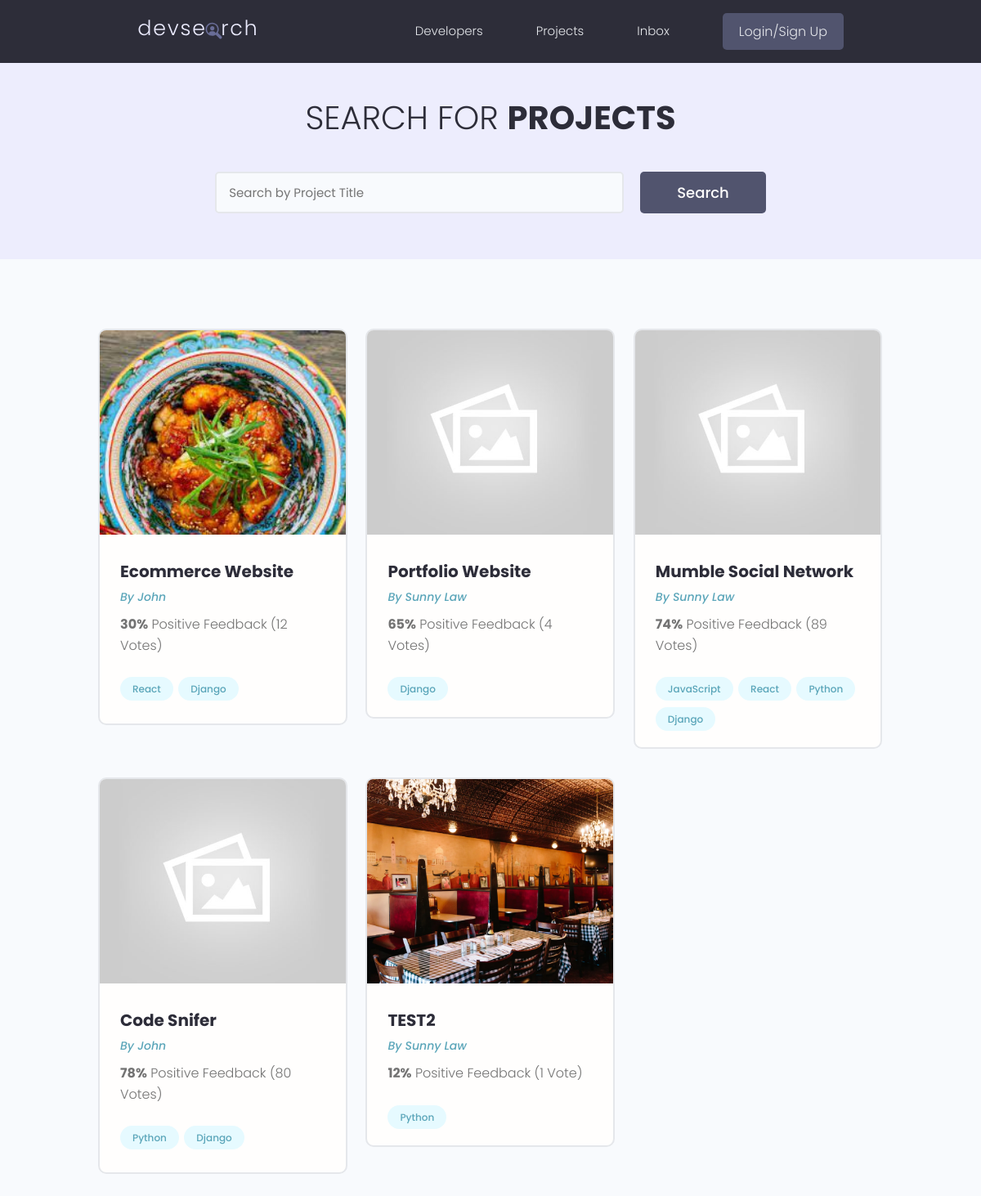
The app's page /projects/, older data.
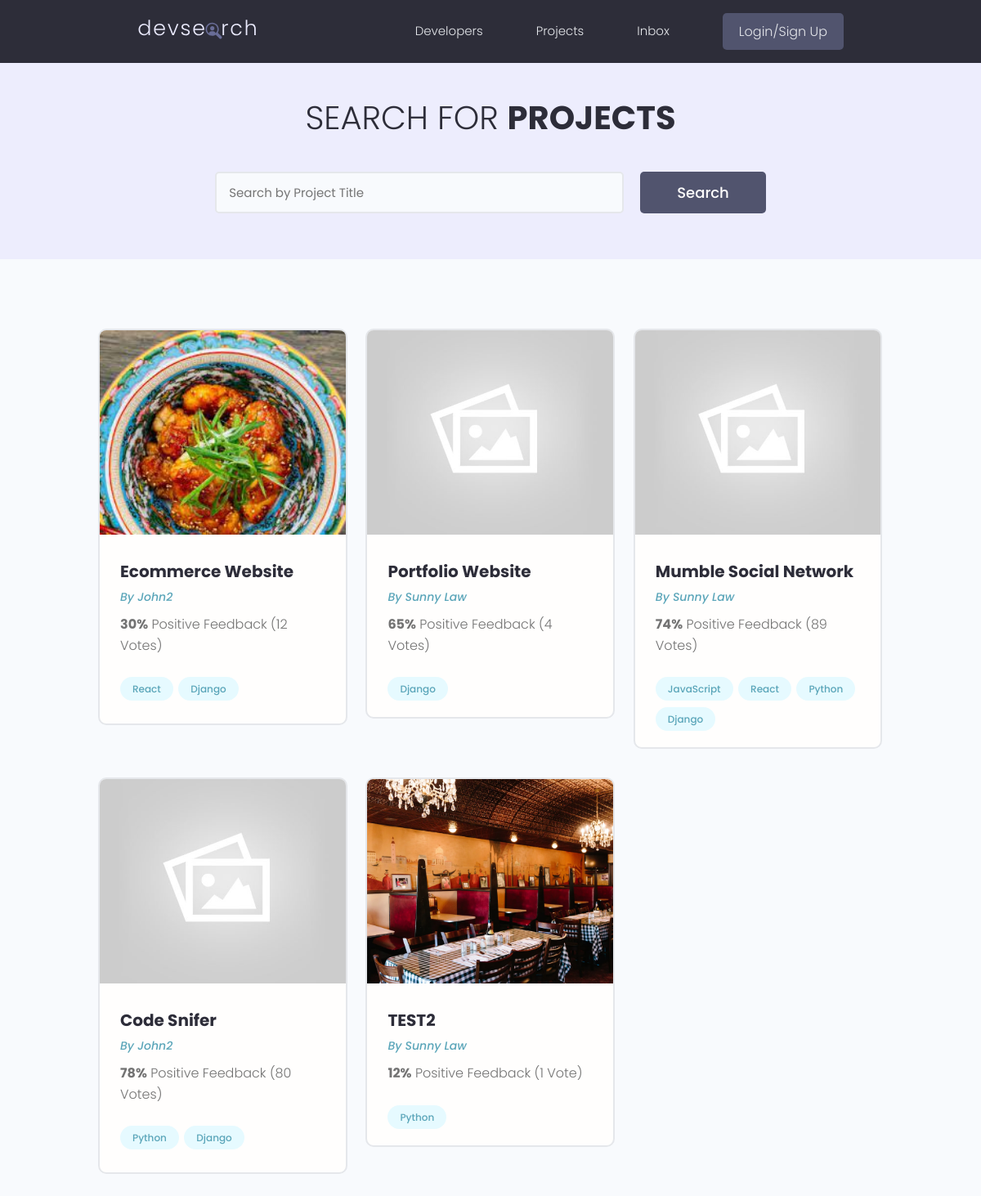
The same page, newer data.
### projects/models.py (models this page shows, shortened)
class Projects(models.Model):
    owner = models.ForeignKey(
        Profile, null=True, blank=True, on_delete=models.SET_NULL)
    title = models.CharField(max_length=200)
    description = models.TextField(null=True, blank=True)
    featured_image = models.ImageField(
        null=True, blank=True, default="default.jpg")
    demo_link = models.CharField(max_length=2000, blank=True)
    source_link = models.CharField(max_length=2000, null=True, blank=True)
    tags = models.ManyToManyField('Tag', blank=True)
    vote_total = models.IntegerField(default=0, null=True, blank=True)
    vote_ratio = models.IntegerField(default=0, null=True, blank=True)
    created = models.DateTimeField(auto_now_add=True)
    id = models.UUIDField(default=uuid.uuid4, unique=True,
                          primary_key=True, editable=False)

### users/models.py (models this page shows, shortened)
class Profile(models.Model):
    user = models.OneToOneField(
        User, on_delete=models.CASCADE, null=True, blank=True)
    name = models.CharField(max_length=200, blank=True, null=True)
    email = models.EmailField(max_length=500, blank=True, null=True)
    username = models.CharField(max_length=200, blank=True, null=True)
    location = models.CharField(max_length=200, blank=True, null=True)
    short_intro = models.CharField(max_length=200, blank=True, null=True)
    bio = models.TextField(blank=True, null=True)
    profile_image = models.ImageField(
        null=True, blank=True, upload_to='profiles/', default="profiles/user-default.png")
    social_github = models.CharField(max_length=200, blank=True, null=True)
    social_twitter = models.CharField(max_length=200, blank=True, null=True)
    social_linkedin = models.CharField(max_length=200, blank=True, null=True)
    social_youtube = models.CharField(max_length=200, blank=True, null=True)
    social_website = models.CharField(max_length=200, blank=True, null=True)
    created = models.DateTimeField(auto_now_add=True)
    id = models.UUIDField(default=uuid.uuid4, unique=True,
                          primary_key=True, editable=False)

### projects/views.py (the view)
# urls.py: path('projects/', include('projects.urls')),
def projects(request):
    projects = Projects.objects.all()
    context = {'projects': projects}
    return render(request, 'projects/projects.html', context)

### projects/models.py (called while the page is built)
    def __str__(self):
        return self.name

### projects/templates/projects/projects.html (shortened to what this page needs)
{% extends 'main.html'%}
{% block content %}
<main class="projects">
    <section class="hero-section text-center">
      <div class="container container--narrow">
        <div class="hero-section__box">
          <h2>Search for <span>Projects</span></h2>
        </div>
        <div class="hero-section__search">
          <form class="form" action="#" method="get">
            <div class="form__field">
              <input class="input input--text" id="formInput#search" type="text" name="text"
                placeholder="Search by Project Title" />
            </div>
            <input class="btn btn--sub btn--lg" type="submit" value="Search" />
          </form>
        </div>
      </div>
    </section>
    <section class="projectsList">
      <div class="container">
        <div class="grid grid--three">
        {% for project in projects %}
        <div class="column">
            <div class="card project">
                <a href="{% url 'project' project.id %}}" class="project">
                    <img class="project__thumbnail" src="{{ project.featured_image.url }}" alt="project thumbnail" />
                    <div class="card__body">
                        <h3 class="project__title">{{project.title}}</h3>
                        <p><a class="project__author" href="{% url 'user-profile' project.owner.id %}">By {{project.owner.name}}</a></p>
                        <p class="project--rating">
                            <span style="font-weight: bold;">{{project.vote_ratio}}%</span> Positive
                            Feedback ({{project.vote_total}} Vote{{project.vote_total|pluralize:"s"}})
                        </p>
                        <div class="project__tags">
                            {% for tag in project.tags.all %}
                            <span class="tag tag--pill tag--main">
                                <small>{{tag}}</small>
                            </span>
                            {% endfor %}
                        </div>
                    </div>
                </a>
            </div>
        </div>
        {% endfor %}
        </div>
      </div>
    </section>
  </main>
{% endblock content %}

Row changes from the older to the newer data that the page shows:
changed through a linked row, Projects "Ecommerce Website": owner.name "John" → "John2"
changed through a linked row, Projects "Code Snifer": owner.name "John" → "John2"
